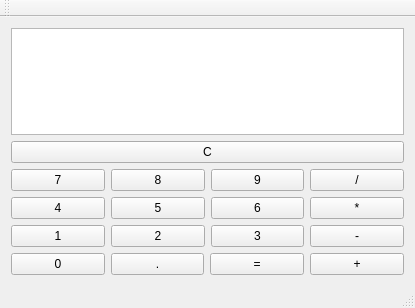
<?xml version="1.0" encoding="UTF-8"?>
<ui version="4.0">
 <class>calcul</class>
 <widget class="QMainWindow" name="calcul">
  <property name="geometry">
   <rect>
    <x>0</x>
    <y>0</y>
    <width>415</width>
    <height>308</height>
   </rect>
  </property>
  <property name="windowTitle">
   <string>calcul</string>
  </property>
  <widget class="QWidget" name="centralWidget">
   <layout class="QGridLayout" name="gridLayout_2">
    <item row="0" column="0" colspan="4">
     <widget class="QTextEdit" name="textEdit">
      <property name="readOnly">
       <bool>true</bool>
      </property>
     </widget>
    </item>
    <item row="1" column="0" colspan="4">
     <widget class="QPushButton" name="pushButton_C">
      <property name="text">
       <string>C</string>
      </property>
      <property name="shortcut">
       <string>Shift+С</string>
      </property>
     </widget>
    </item>
    <item row="2" column="0">
     <layout class="QGridLayout" name="gridLayout">
      <item row="3" column="0">
       <widget class="QPushButton" name="pushButton_1">
        <property name="text">
         <string>1</string>
        </property>
        <property name="shortcut">
         <string>1</string>
        </property>
       </widget>
      </item>
      <item row="1" column="0">
       <widget class="QPushButton" name="pushButton_7">
        <property name="text">
         <string>7</string>
        </property>
        <property name="shortcut">
         <string>7</string>
        </property>
       </widget>
      </item>
      <item row="2" column="0">
       <widget class="QPushButton" name="pushButton_4">
        <property name="text">
         <string>4</string>
        </property>
        <property name="shortcut">
         <string>4</string>
        </property>
       </widget>
      </item>
     </layout>
    </item>
    <item row="2" column="1">
     <layout class="QVBoxLayout" name="verticalLayout">
      <item>
       <widget class="QPushButton" name="pushButton_8">
        <property name="text">
         <string>8</string>
        </property>
        <property name="shortcut">
         <string>8</string>
        </property>
        <property name="autoDefault">
         <bool>false</bool>
        </property>
       </widget>
      </item>
      <item>
       <widget class="QPushButton" name="pushButton_5">
        <property name="text">
         <string>5</string>
        </property>
        <property name="shortcut">
         <string>5</string>
        </property>
       </widget>
      </item>
      <item>
       <widget class="QPushButton" name="pushButton_2">
        <property name="text">
         <string>2</string>
        </property>
        <property name="shortcut">
         <string>2</string>
        </property>
       </widget>
      </item>
     </layout>
    </item>
    <item row="2" column="2">
     <layout class="QVBoxLayout" name="verticalLayout_2">
      <item>
       <widget class="QPushButton" name="pushButton_9">
        <property name="text">
         <string>9</string>
        </property>
        <property name="shortcut">
         <string>9</string>
        </property>
       </widget>
      </item>
      <item>
       <widget class="QPushButton" name="pushButton_6">
        <property name="text">
         <string>6</string>
        </property>
        <property name="shortcut">
         <string>6</string>
        </property>
       </widget>
      </item>
      <item>
       <widget class="QPushButton" name="pushButton_3">
        <property name="text">
         <string>3</string>
        </property>
        <property name="shortcut">
         <string>3</string>
        </property>
       </widget>
      </item>
     </layout>
    </item>
    <item row="2" column="3" rowspan="2">
     <layout class="QVBoxLayout" name="verticalLayout_3">
      <item>
       <widget class="QPushButton" name="pushButton_divide">
        <property name="text">
         <string>/</string>
        </property>
        <property name="shortcut">
         <string>/</string>
        </property>
       </widget>
      </item>
      <item>
       <widget class="QPushButton" name="pushButton_multiply">
        <property name="text">
         <string>*</string>
        </property>
        <property name="shortcut">
         <string>*</string>
        </property>
       </widget>
      </item>
      <item>
       <widget class="QPushButton" name="pushButton_subtract">
        <property name="text">
         <string>-</string>
        </property>
        <property name="shortcut">
         <string>-</string>
        </property>
       </widget>
      </item>
      <item>
       <widget class="QPushButton" name="pushButton_addition">
        <property name="text">
         <string>+</string>
        </property>
        <property name="shortcut">
         <string>+</string>
        </property>
       </widget>
      </item>
     </layout>
    </item>
    <item row="3" column="0" colspan="3">
     <layout class="QHBoxLayout" name="horizontalLayout_2">
      <item>
       <widget class="QPushButton" name="pushButton_0">
        <property name="text">
         <string>0</string>
        </property>
        <property name="shortcut">
         <string>0</string>
        </property>
       </widget>
      </item>
      <item>
       <widget class="QPushButton" name="pushButton_point">
        <property name="text">
         <string>.</string>
        </property>
        <property name="shortcut">
         <string>.</string>
        </property>
       </widget>
      </item>
      <item>
       <widget class="QPushButton" name="pushButton_result">
        <property name="text">
         <string>=</string>
        </property>
        <property name="shortcut">
         <string>Return, =</string>
        </property>
       </widget>
      </item>
     </layout>
    </item>
   </layout>
  </widget>
  <widget class="QMenuBar" name="menuBar">
   <property name="geometry">
    <rect>
     <x>0</x>
     <y>0</y>
     <width>415</width>
     <height>22</height>
    </rect>
   </property>
  </widget>
  <widget class="QToolBar" name="mainToolBar">
   <attribute name="toolBarArea">
    <enum>TopToolBarArea</enum>
   </attribute>
   <attribute name="toolBarBreak">
    <bool>false</bool>
   </attribute>
  </widget>
  <widget class="QStatusBar" name="statusBar"/>
 </widget>
 <layoutdefault spacing="6" margin="11"/>
 <resources/>
 <connections/>
</ui>
